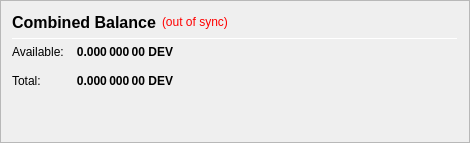
                   <widget class="QFrame" name="frame_CombinedBalances">
                    <property name="minimumSize">
                     <size>
                      <width>470</width>
                      <height>0</height>
                     </size>
                    </property>
                    <property name="frameShape">
                     <enum>QFrame::StyledPanel</enum>
                    </property>
                    <property name="frameShadow">
                     <enum>QFrame::Raised</enum>
                    </property>
                    <layout class="QVBoxLayout" name="verticalLayout_5">
                     <item>
                      <layout class="QHBoxLayout" name="horizontalLayout_5" stretch="0,0,0">
                       <item>
                        <widget class="QLabel" name="label_5z">
                         <property name="minimumSize">
                          <size>
                           <width>0</width>
                           <height>20</height>
                          </size>
                         </property>
                         <property name="font">
                          <font>
                           <pointsize>12</pointsize>
                           <weight>75</weight>
                           <bold>true</bold>
                          </font>
                         </property>
                         <property name="toolTip">
                          <string>Combined Balance (including unconfirmed and immature coins)</string>
                         </property>
                         <property name="text">
                          <string>Combined Balance</string>
                         </property>
                        </widget>
                       </item>
                       <item>
                        <widget class="QLabel" name="labelWalletStatus">
                         <property name="cursor">
                          <cursorShape>WhatsThisCursor</cursorShape>
                         </property>
                         <property name="toolTip">
                          <string>The displayed information may be out of date. Your wallet automatically synchronizes with the Deviant network after a connection is established, but this process has not completed yet.</string>
                         </property>
                         <property name="styleSheet">
                          <string notr="true">QLabel { color: red; }</string>
                         </property>
                         <property name="text">
                          <string notr="true">(out of sync)</string>
                         </property>
                         <property name="alignment">
                          <set>Qt::AlignLeading|Qt::AlignLeft|Qt::AlignVCenter</set>
                         </property>
                        </widget>
                       </item>
                       <item>
                        <spacer name="horizontalSpacer_1">
                         <property name="orientation">
                          <enum>Qt::Horizontal</enum>
                         </property>
                         <property name="sizeHint" stdset="0">
                          <size>
                           <width>40</width>
                           <height>20</height>
                          </size>
                         </property>
                        </spacer>
                       </item>
                      </layout>
                     </item>
                     <item>
                      <widget class="Line" name="line_CombinedBalance">
                       <property name="minimumSize">
                        <size>
                         <width>0</width>
                         <height>1</height>
                        </size>
                       </property>
                       <property name="maximumSize">
                        <size>
                         <width>16777215</width>
                         <height>1</height>
                        </size>
                       </property>
                       <property name="orientation">
                        <enum>Qt::Horizontal</enum>
                       </property>
                      </widget>
                     </item>
                     <item>
                      <layout class="QGridLayout" name="gridLayout_3">
                       <property name="spacing">
                        <number>12</number>
                       </property>
                       <item row="1" column="0">
                        <widget class="QLabel" name="labelBalanceTextz">
                         <property name="text">
                          <string>Available:</string>
                         </property>
                        </widget>
                       </item>
                       <item row="1" column="1">
                        <widget class="QLabel" name="labelBalancez">
                         <property name="font">
                          <font>
                           <weight>75</weight>
                           <bold>true</bold>
                          </font>
                         </property>
                         <property name="cursor">
                          <cursorShape>IBeamCursor</cursorShape>
                         </property>
                         <property name="toolTip">
                          <string>Your current spendable balance</string>
                         </property>
                         <property name="text">
                          <string notr="true">0.000 000 00 DEV</string>
                         </property>
                         <property name="alignment">
                          <set>Qt::AlignRight|Qt::AlignTrailing|Qt::AlignVCenter</set>
                         </property>
                         <property name="textInteractionFlags">
                          <set>Qt::LinksAccessibleByMouse|Qt::TextSelectableByKeyboard|Qt::TextSelectableByMouse</set>
                         </property>
                        </widget>
                       </item>
                       <item row="2" column="0">
                        <widget class="QLabel" name="labelTotalTextz">
                         <property name="text">
                          <string>Total:</string>
                         </property>
                        </widget>
                       </item>
                       <item row="2" column="1">
                        <widget class="QLabel" name="labelTotalz">
                         <property name="font">
                          <font>
                           <weight>75</weight>
                           <bold>true</bold>
                          </font>
                         </property>
                         <property name="cursor">
                          <cursorShape>IBeamCursor</cursorShape>
                         </property>
                         <property name="toolTip">
                          <string>Total Balance, including all unavailable coins.</string>
                         </property>
                         <property name="text">
                          <string notr="true">0.000 000 00 DEV</string>
                         </property>
                         <property name="alignment">
                          <set>Qt::AlignRight|Qt::AlignTrailing|Qt::AlignVCenter</set>
                         </property>
                         <property name="textInteractionFlags">
                          <set>Qt::LinksAccessibleByMouse|Qt::TextSelectableByKeyboard|Qt::TextSelectableByMouse</set>
                         </property>
                        </widget>
                       </item>
                       <item row="2" column="3">
                        <spacer name="horizontalSpacer_2">
                         <property name="orientation">
                          <enum>Qt::Horizontal</enum>
                         </property>
                         <property name="sizeHint" stdset="0">
                          <size>
                           <width>40</width>
                           <height>20</height>
                          </size>
                         </property>
                        </spacer>
                       </item>
                      </layout>
                     </item>
                     <item>
                      <spacer name="verticalSpacer_1">
                       <property name="orientation">
                        <enum>Qt::Vertical</enum>
                       </property>
                       <property name="sizeHint" stdset="0">
                        <size>
                         <width>20</width>
                         <height>40</height>
                        </size>
                       </property>
                      </spacer>
                     </item>
                    </layout>
                   </widget>
